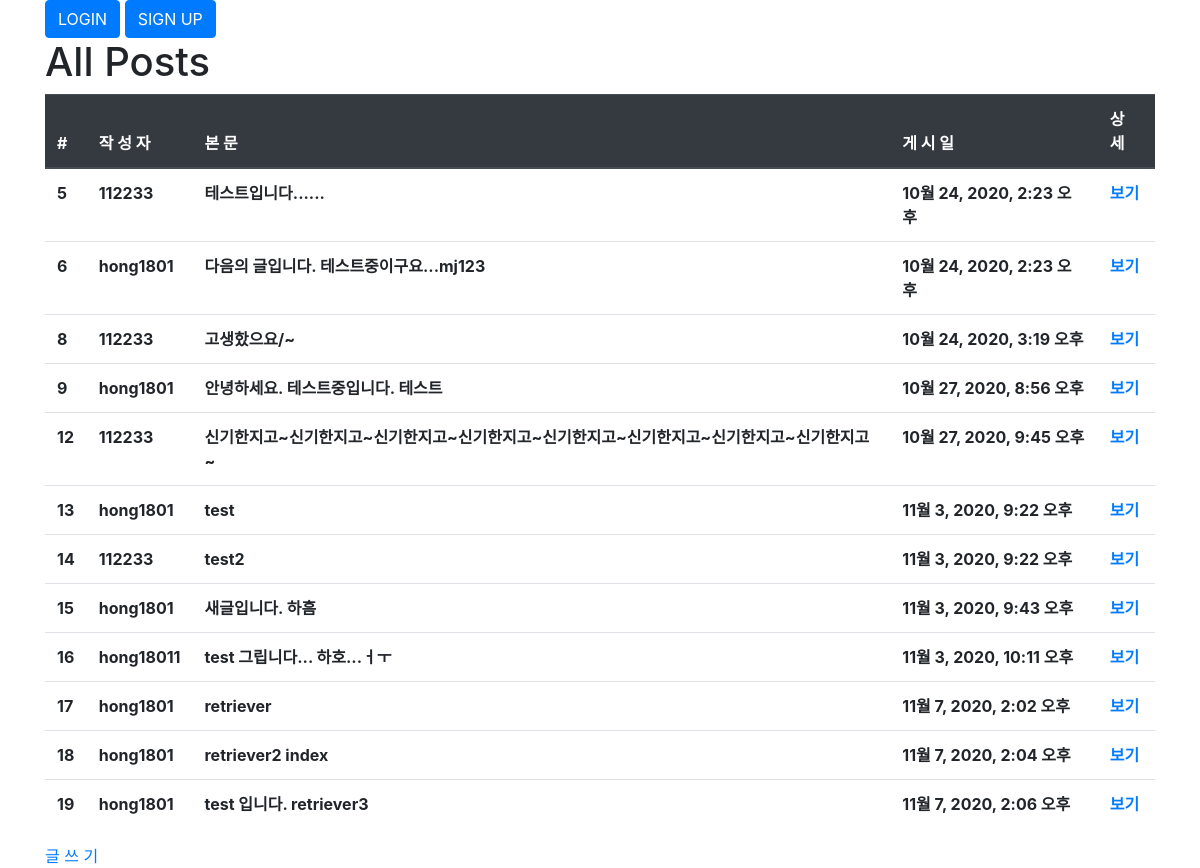
/posts/, run on the app's committed database.
### posts/models.py (models this page shows, shortened)
class Post(models.Model):
    user = models.ForeignKey(User, on_delete=models.CASCADE, null=False) # on_delete = "삭제가 되면" / CASCADE = 폭포가 떨어지듯이, 정보가 삭제되면 관련포스트클래스가 전부 지워짐
    body = models.TextField() # 본문 : 일반적인 장문을 요할 때, 사용
    image = models.ImageField(upload_to='post', null=True)
    created_at = models.DateTimeField() # 시간에 대한 표현 , 날짜시간 모두 표시
    liked_users = models.ManyToManyField(User, related_name='liked_posts')

### posts/views.py (the view)
# urls.py: path('', views.index, name='index'),
def index(request):
    posts = Post.objects.all()
    context = { 'posts': posts }
    return render(request, 'posts/index.html', context)

### posts/templates/posts/index.html
{% extends "base.html" %}
{% load static %}
{% block style %}
    <link rel="stylesheet" href="{% static 'posts/style.css' %}" type="text/css" />
{% endblock %}
{% block content %}
<div class="container">
    <h1>All Posts</h1>
    {% if posts %}
        <table class="table">
            <thead class="thead-dark">
                <tr>
                    <th>#</th>
                    <th>작 성 자</th>
                    <th>본 문</th>
                    <th>게 시 일</th>
                    <th>상 세</th>
                </tr>
            </thead>
            <tbody>
                {% for post in posts %}
                <tr>
                    <th>{{  post.id  }}</th>
                    <th>{{  post.user.get_username  }}</th>
                    <th>{{  post.body  }}</th>
                    <th>{{  post.created_at  }}</th>
                    <th><a href="{% url 'posts:detail' post.id %}">보기</a></th>
                </tr>
            {% endfor %}
            </tbody>
        </table>
    {% else %}
        <p>NO POSTS.</p>
    {% endif %}
    <a href="{% url 'posts:new' %}">글 쓰 기</a>
</div>
{% endblock %}

### templates/base.html (shortened to what this page needs)
{% load static %}
<!DOCTYPE html>
<html lang="ko">
  <head>
    <link rel="stylesheet" href="https://cdn.jsdelivr.net/npm/bootstrap@4.5.3/dist/css/bootstrap.min.css">
    <link rel="stylesheet" href="{% static 'style.css'%}" />
    {% block style %}
    {% endblock %}
  </head>
  <body>
    {% if user.is_authenticated %}
      <div class="container">
        <form action="{% url 'accounts:logout' %}" method="POST">
          {% csrf_token %}
          {{ user.get_username }}님 환영합니다.
          <button type="submit" class="btn btn-primary">LOGOUT</button>
        </form>
      </div>
    {% else %}
      <div class="container">
        <a href="{% url 'accounts:login' %}">
          <button type="submit" class="btn btn-primary">LOGIN</button>
        </a>
        <a href="{% url 'accounts:sign_up' %}">
          <button type="submit" class="btn btn-primary">SIGN UP</button>
        </a>
      </div>
    {% endif %}
    {% block content %}
    {% endblock %}
  </body>
</html>

### static/style.css (style rules this page uses)
* { margin: 0px; padding: 0px; box-sizing: border-box; }

### data on the page
Post: id "5", user.get_username "112233", body "테스트입니다......", created_at "10월 24, 2020, 2:23 오후"
Post: id "6", user.get_username "hong1801", body "다음의 글입니다. 테스트중이구요...mj123", created_at "10월 24, 2020, 2:23 오후"
Post: id "8", user.get_username "112233", body "고생핬으요/~", created_at "10월 24, 2020, 3:19 오후"
Post: id "9", user.get_username "hong1801", body "안녕하세요. 테스트중입니다. 테스트", created_at "10월 27, 2020, 8:56 오후"
Post: id "12", user.get_username "112233", body "신기한지고~신기한지고~신기한지고~신기한지고~신기한지고~신기한지고~신기한지고~신기한지고~", created_at "10월 27, 2020, 9:45 오후"
Post: id "13", user.get_username "hong1801", body "test", created_at "11월 3, 2020, 9:22 오후"
Post: id "14", user.get_username "112233", body "test2", created_at "11월 3, 2020, 9:22 오후"
Post: id "15", user.get_username "hong1801", body "새글입니다. 하흠", created_at "11월 3, 2020, 9:43 오후"
Post: id "16", user.get_username "hong18011", body "test 그립니다... 하호...ㅓㅜ", created_at "11월 3, 2020, 10:11 오후"
Post: id "17", user.get_username "hong1801", body "retriever", created_at "11월 7, 2020, 2:02 오후"
Post: id "18", user.get_username "hong1801", body "retriever2 index", created_at "11월 7, 2020, 2:04 오후"
Post: id "19", user.get_username "hong1801", body "test 입니다. retriever3", created_at "11월 7, 2020, 2:06 오후"
